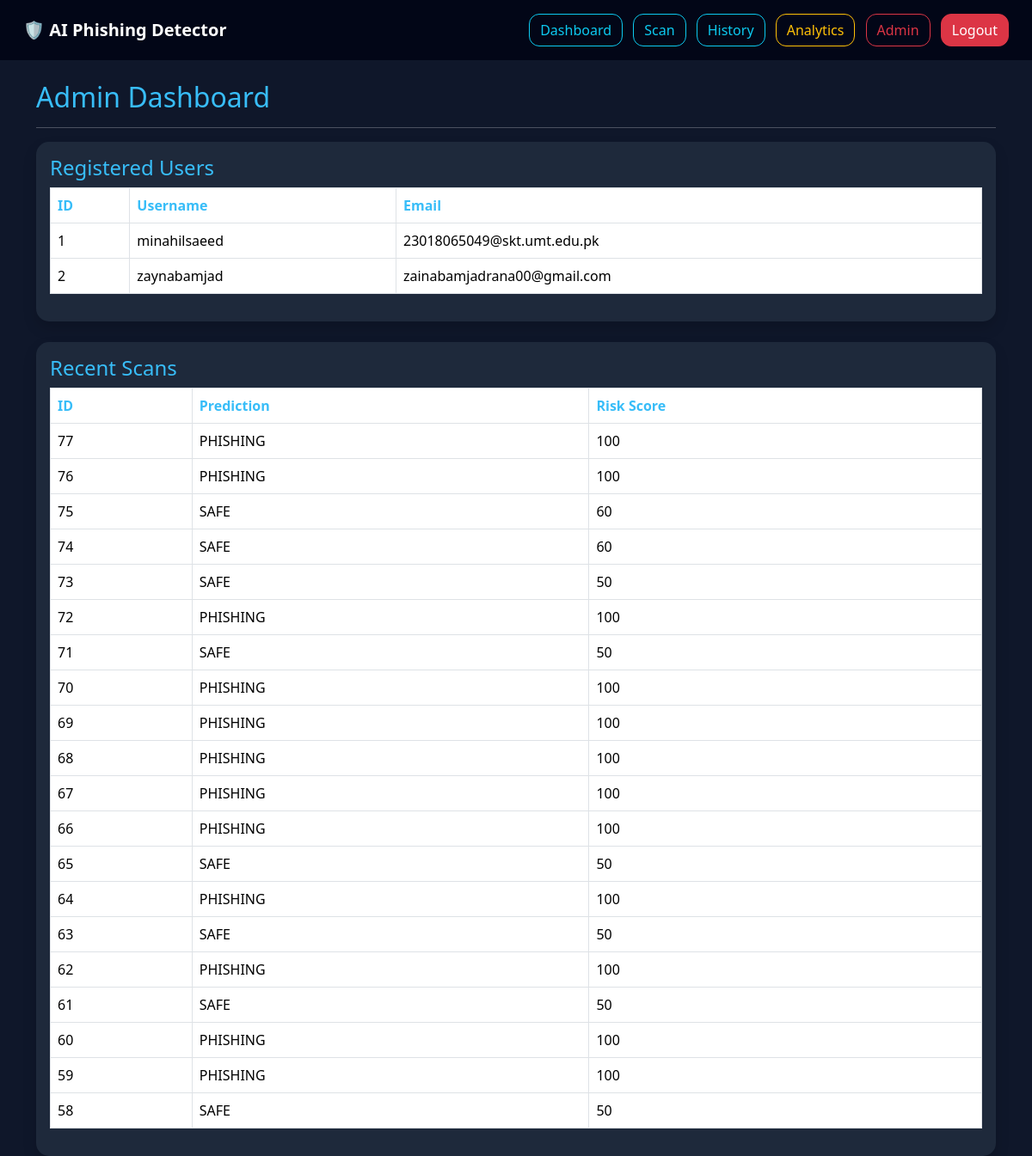
The page /admin (signed in) on the database its author committed.
### tables this page shows
CREATE TABLE users(
id INTEGER PRIMARY KEY AUTOINCREMENT,
username TEXT,
email TEXT UNIQUE,
password TEXT
);

CREATE TABLE scans(
id INTEGER PRIMARY KEY AUTOINCREMENT,
user_id INTEGER,
email_text TEXT,
prediction TEXT,
risk_score INTEGER,
reasons TEXT,
scan_date TIMESTAMP DEFAULT CURRENT_TIMESTAMP
);

### app.py (the view)
@app.route("/admin")
@login_required
def admin():
    conn = sqlite3.connect(
        "phishing.db"
    )
    cursor = conn.cursor()
    cursor.execute(
        "SELECT * FROM users"
    )
    users = cursor.fetchall()
    cursor.execute("""
    SELECT *
    FROM scans
    ORDER BY id DESC
    LIMIT 20
    """)
    scans = cursor.fetchall()
    conn.close()
    return render_template(
        "admin.html",
        users=users,
        scans=scans
    )

### app.py (called while the page is built)
def login_required(f):
    @wraps(f)
    def decorated_function(*args, **kwargs):
        if "user_id" not in session:
            return redirect("/login")
        return f(*args, **kwargs)
    return decorated_function

### templates/admin.html
{% extends 'base.html' %}
{% block content %}
<h2>Admin Dashboard</h2>
<hr>
<div class="card shadow mb-4">
<div class="card-body">
<h4>Registered Users</h4>
<table class="table table-bordered">
<tr>
<th>ID</th>
<th>Username</th>
<th>Email</th>
</tr>
{% for user in users %}
<tr>
<td>{{ user[0] }}</td>
<td>{{ user[1] }}</td>
<td>{{ user[2] }}</td>
</tr>
{% endfor %}
</table>
</div>
</div>
<div class="card shadow">
<div class="card-body">
<h4>Recent Scans</h4>
<table class="table table-bordered">
<tr>
<th>ID</th>
<th>Prediction</th>
<th>Risk Score</th>
</tr>
{% for scan in scans %}
<tr>
<td>{{ scan[0] }}</td>
<td>{{ scan[3] }}</td>
<td>{{ scan[4] }}</td>
</tr>
{% endfor %}
</table>
</div>
</div>
{% endblock %}

### templates/base.html (shortened to what this page needs)
<!DOCTYPE html>
<html>
<head>
<link href="https://cdn.jsdelivr.net/npm/bootstrap@5.3.2/dist/css/bootstrap.min.css"
rel="stylesheet">
<link rel="stylesheet"
href="{{ url_for('static',filename='css/style.css') }}">
</head>
<body>
<nav class="navbar navbar-dark navbar-expand-lg">
<div class="container-fluid">
<a class="navbar-brand fw-bold"
href="/dashboard">
🛡 AI Phishing Detector
</a>
<div>
<a href="/dashboard"
class="btn btn-outline-info me-2">
Dashboard
</a>
<a href="/scan"
class="btn btn-outline-info me-2">
Scan
</a>
<a href="/history"
class="btn btn-outline-info me-2">
History
</a>
<a href="/analytics"
class="btn btn-outline-warning me-2">
Analytics
</a>
<a href="/admin"
class="btn btn-outline-danger me-2">
Admin
</a>
<a href="/logout"
class="btn btn-danger">
Logout
</a>
</div>
</div>
</nav>
<div class="container mt-4">
{% block content %}
{% endblock %}
</div>
</body>
</html>

### static/css/style.css (style rules this page uses)
body { background:#0f172a; color:white; }
.navbar { background:#020617; padding:15px; }
.card { background:#1e293b; color:white; border:none; border-radius:15px; }
.table { color:white; }
.table th { color:#38bdf8; }
.btn { border-radius:12px; }
h1,h2,h3,h4,h5 { color:#38bdf8; }

### rows shown on the page
users: id "1", username "minahilsaeed", email "23018065049@skt.umt.edu.pk"
users: id "2", username "zaynabamjad", email "zainabamjadrana00@gmail.com"
scans: id "77", prediction "PHISHING", risk_score "100"
scans: id "76", prediction "PHISHING", risk_score "100"
scans: id "75", prediction "SAFE", risk_score "60"
scans: id "74", prediction "SAFE", risk_score "60"
scans: id "73", prediction "SAFE", risk_score "50"
scans: id "72", prediction "PHISHING", risk_score "100"
scans: id "71", prediction "SAFE", risk_score "50"
scans: id "70", prediction "PHISHING", risk_score "100"
scans: id "69", prediction "PHISHING", risk_score "100"
scans: id "68", prediction "PHISHING", risk_score "100"
scans: id "67", prediction "PHISHING", risk_score "100"
scans: id "66", prediction "PHISHING", risk_score "100"
scans: id "65", prediction "SAFE", risk_score "50"
scans: id "64", prediction "PHISHING", risk_score "100"
scans: id "63", prediction "SAFE", risk_score "50"
scans: id "62", prediction "PHISHING", risk_score "100"
scans: id "61", prediction "SAFE", risk_score "50"
scans: id "60", prediction "PHISHING", risk_score "100"
scans: id "59", prediction "PHISHING", risk_score "100"
scans: id "58", prediction "SAFE", risk_score "50"
